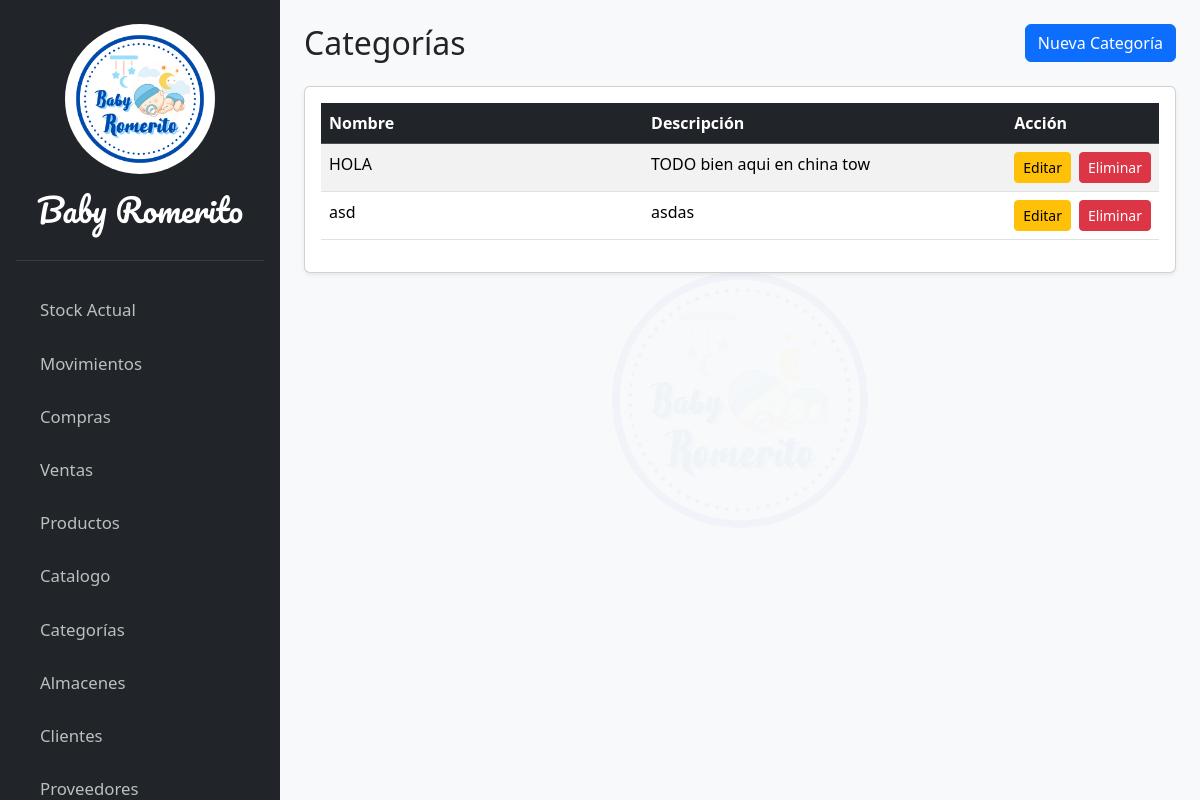
Screenshot of /productos/categoria/lista with the database file from the repository.
### apps/productos/models.py (models this page shows, shortened)
class Categoria(models.Model):
    nombre = models.CharField("Nombre de la categoria", max_length=250)
    descripcion = models.TextField("Descripcion")

### apps/productos/views.py (the view)
# urls.py: path('categoria/lista', views.CategoriaListView.as_view(), name='categoria-list'),
class CategoriaListView(ListView):
    model = Categoria
    template_name = 'producto/pages/categoria_list.html'
    context_object_name = 'categorias'

### templates/producto/pages/categoria_list.html (shortened to what this page needs)
{% extends 'core/base.html' %}
{% block content %}
<header class="d-flex justify-content-between align-items-center mb-4">
  <h2 class="m-0">Categorías</h2>
  <button
    hx-get="{% url 'categoria-create' %}"
    hx-target="#categoria-table"
    hx-swap="afterbegin"
    class="btn btn-primary">
    Nueva Categoría
  </button>
</header>
<div class="card shadow-sm">
  <div class="card-body">
    <table id="datatable-categorias" class="table table-striped table-hover" style="width:100%">
      <thead class="table-dark">
        <tr>
          <th style="width: 40%;">Nombre</th>
          <th style="width: 45%;">Descripción</th>
          <th style="width: 15%;">Acción</th>
        </tr>
      </thead>
      <tbody id="categoria-table">
        {% for categoria in categorias %}
          {% include 'producto/partials/_categoria_list_rows.html' %}
        {% empty %}
        <tr>
          <td colspan="3" class="text-center">No hay categorías registradas.</td>
        </tr>
        {% endfor %}
      </tbody>
    </table>
  </div>
</div>
{% endblock %}

### templates/producto/partials/_categoria_list_rows.html
<tr id="categoria-{{ categoria.pk }}">
    <td>{{ categoria.nombre }}</td>
    <td>{{ categoria.descripcion|default:"-" }}</td>
    <td>
        <div class="d-flex gap-2 justify-content-end">
            <button
              hx-get="{% url 'categoria-edit' categoria.pk %}"
              hx-target="#categoria-{{ categoria.pk }}"
              hx-swap="outerHTML"
              class="btn btn-warning btn-sm">
              Editar
            </button>
            <button
              hx-delete="{% url 'categoria-delete' categoria.pk %}"
              hx-target="#categoria-{{ categoria.pk }}"
              hx-confirm="¿Estás seguro de que quieres eliminar '{{ categoria.nombre }}'?"
              hx-swap="outerHTML"
              class="btn btn-danger btn-sm">
              Eliminar
            </button>
        </div>
    </td>
</tr>

### rows the page displays
Categoria: nombre "HOLA", descripcion "TODO bien aqui en china tow"
Categoria: nombre "asd", descripcion "asdas"
